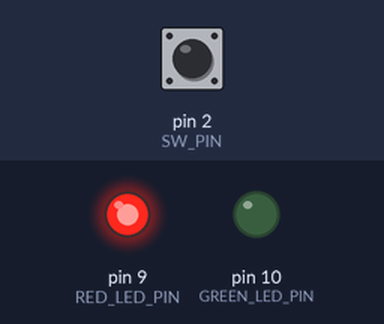
Recording of a sketch running on a simulated Arduino Uno, built with avr-gcc and run on an emulated ATmega328P. Parts: output pins drawn as LEDs (lit = HIGH). The inputs (shaded band) are chosen by the test bench; at power-on: pin 2 (SW_PIN) HIGH.

Above: at 1.2 s.
1.3 s: pin 2 (SW_PIN) pulled LOW for 0.15 s
At 2.0 s:
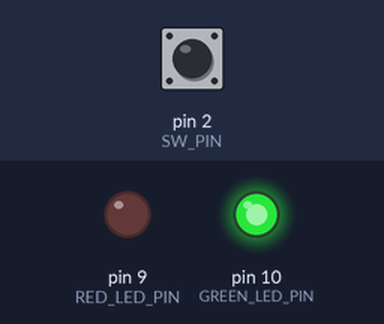
Timing chart, 0 to 4.3 s (numbered marks = the images above; inputs shaded):
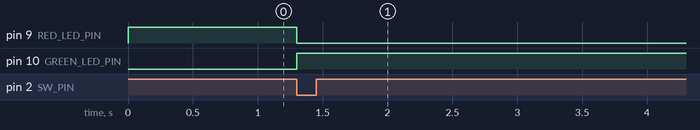

The sketch:

workoutTimer.ino
```cpp
// Andrew Serra
// Date: 02-14-2020
// Description: Timer stays at RED LED until button
//              is pressed and then the GREEN LED
//              turns on for 60 seconds

// Count values
#define COUNT_THRESHOLD 15
#define COUNT_START_VALUE 0

// Pin positions in registers
#define GREEN_LED_PIN 2
#define RED_LED_PIN 1
#define SW_PIN 2

// Normal mode TCNT Start val
#define TCNT_START_VALUE 3036

volatile int count = COUNT_START_VALUE;
boolean isSwPressed, prevSwPressed, isSwJustPressed;

void setup() {
  DDRD &= (0 << SW_PIN);
  DDRB |= (1 << RED_LED_PIN) | (1 << GREEN_LED_PIN);

  PORTD |= (1 << SW_PIN);
  PORTB &= (0 << GREEN_LED_PIN);
  PORTB |= (1 << RED_LED_PIN);

  TCCR1A &= (0 << COM1A1) | (0 << COM1A0) | (0 << COM1B1) | (0 << COM1B0);
  TCCR1A &= (0 << WGM11) | (0 << WGM10);
  TCCR1B &= (0 << WGM13) | (0 << WGM12);
  TCCR1B |= (1 << CS12) | (0 << CS11) | (1 << CS10);

  TCNT1 = TCNT_START_VALUE;

  cli();
  TIMSK1 |= 0x01;
}

ISR(TIMER1_OVF_vect) {

  // Increment the count
  count++;

  // Clear interrupts
  if(count == COUNT_THRESHOLD) {
    cli();
  }
}

void loop() {

  prevSwPressed = isSwPressed;
  isSwPressed = ~PIND & (1 << SW_PIN);
  isSwJustPressed = !prevSwPressed & isSwPressed;

  // Set interrupt and LED Signals
  if(isSwJustPressed && (~PINB & (1 << GREEN_LED_PIN))) {
    PORTB &= (0 << RED_LED_PIN);
    PORTB |= (1 << GREEN_LED_PIN);
    sei();
  }

  // Reset values and LED signals
  if(count == COUNT_THRESHOLD) {
    count = COUNT_START_VALUE;
    TCNT1 = TCNT_START_VALUE;
    PORTB &= (0 << GREEN_LED_PIN);
    PORTB |= (1 << RED_LED_PIN);
  }
}
```

Measured:
- after the input at 1.3 s, pin 9 (RED_LED_PIN): HIGH → LOW at once; pin 10 (GREEN_LED_PIN): LOW → HIGH at once
